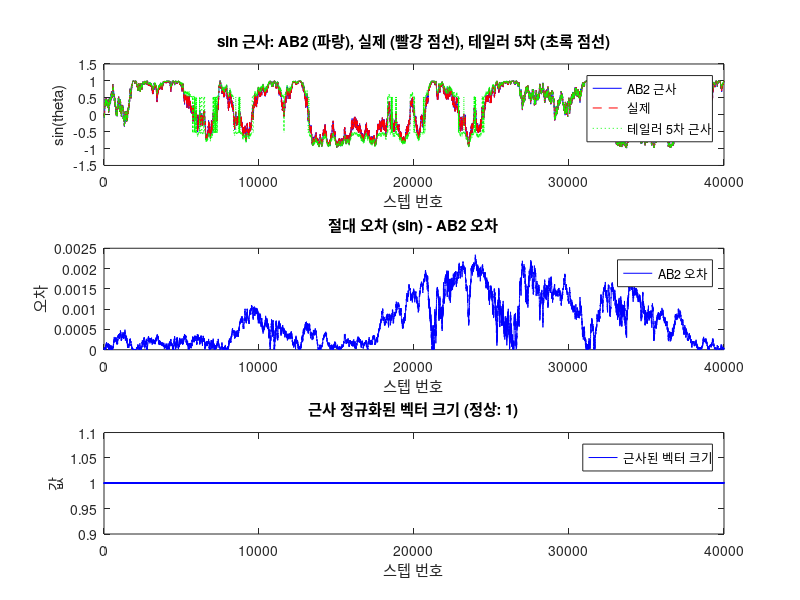

This chart was generated by the following MATLAB code:
% 설정
theta = 0;
N = 40000;
d_max = 0.05;  % 최대 랜덤 노이즈 크기
theta_max = pi; % 최대 각도 (파이)

% 큰 흐름: 0 -> pi -> 0, 선형 증가/감소를 위한 선형 시퀀스 생성
half_N = floor(N/2);
linear_inc = linspace(0, theta_max, half_N);       % 0 to pi
linear_dec = linspace(theta_max, 0, N - half_N);   % pi to 0
theta_linear = [linear_inc, linear_dec];

% 각 스텝에서의 선형 변화량 d_linear 계산
d_linear = diff([0, theta_linear]); % theta 변화량, 첫값은 0 포함

% 초기값 (Adams-Bashforth는 두 스텝 필요)
s_ab = sin(theta); c_ab = cos(theta);
s_prev = s_ab; c_prev = c_ab;

% 한 스텝 먼저 진행해서 prev2 값 확보 (초기 랜덤 노이즈 포함)
d = d_linear(1) + (rand()*2 - 1)*d_max; % 선형 변화량에 노이즈 추가
theta = theta + d;
s_now = s_prev + c_prev * d;
c_now = c_prev - s_prev * d;

% 근사 정규화 (1/루트 근사)
r2 = s_now^2 + c_now^2;
inv_r = (3 - r2) / 2;
s_now = s_now * inv_r;
c_now = c_now * inv_r;

% prev2 설정
s_prev2 = s_prev; c_prev2 = c_prev;
s_prev = s_now; c_prev = c_now;

% 저장용
theta_log = zeros(1, N);
s_ab_log  = zeros(1, N);
err_ab    = zeros(1, N);
r_log     = zeros(1, N);
sin_taylor = zeros(1, N);
err_taylor = zeros(1, N);
d_values = zeros(1, N); % 변화량 저장

for k = 1:N
    % 선형 변화량에 랜덤 노이즈 더하기
    noise = (rand()*2 - 1)*d_max;
    d = d_linear(k) + noise;
    theta = theta + d;
    d_values(k) = abs(d);  % 절대값 저장

    % Adams-Bashforth 2차 근사
    s_new = s_prev + (3/2)*c_prev*d - (1/2)*c_prev2*d;
    c_new = c_prev - (3/2)*s_prev*d + (1/2)*s_prev2*d;

    % 근사 정규화
    r2 = s_new^2 + c_new^2;
    inv_r = (3 - r2) / 2;
    s_new = s_new * inv_r;
    c_new = c_new * inv_r;

    % 이전 값 업데이트
    s_prev2 = s_prev;
    c_prev2 = c_prev;
    s_prev  = s_new;
    c_prev  = c_new;

    s_ab = s_new;
    c_ab = c_new;

    % 저장
    theta_log(k) = theta;
    s_ab_log(k) = s_ab;
    r_log(k) = sqrt(r2);
    err_ab(k) = abs(s_ab - sin(theta));

    % 테일러 급수 5차 근사 및 오차 계산 (theta를 -pi~pi 범위로 제한)
    t = mod(theta + pi, 2*pi) - pi;  % -pi ~ pi
    sin_taylor(k) = t - (t^3)/6 + (t^5)/120;
    err_taylor(k) = abs(sin_taylor(k) - sin(theta));
end

% 그래프
figure;

subplot(3,1,1);
plot(1:N, s_ab_log, 'b', 1:N, sin(theta_log), 'r--', 1:N, sin_taylor, 'g:');
title('sin 근사: AB2 (파랑), 실제 (빨강 점선), 테일러 5차 (초록 점선)');
xlabel('스텝 번호');
ylabel('sin(theta)');
legend('AB2 근사', '실제', '테일러 5차 근사');
ylim([-1.5 1.5]);

subplot(3,1,2);
plot(1:N, err_ab, 'b');  % 클리핑 없이 절대 오차만 플롯
title('절대 오차 (sin) - AB2 오차');
xlabel('스텝 번호');
ylabel('오차');
legend('AB2 오차');

subplot(3,1,3);
plot(1:N, r_log, 'b');
title('근사 정규화된 벡터 크기 (정상: 1)');
xlabel('스텝 번호');
ylabel('값');
legend('근사된 벡터 크기');
ylim([0.9 1.1]); 